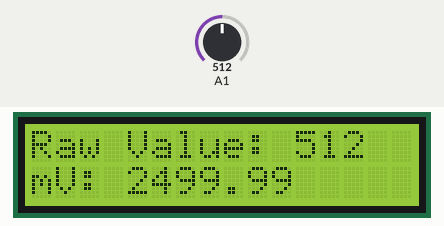
Simulated run of this sketch. Board: Arduino Uno, built with avr-gcc and run on an emulated ATmega328P. On the bench: 16×2 character LCD. The inputs (shaded band) are chosen by the test bench; at power-on: A1 = 512.

Above: at 1.2 s.
1.3 s: A1 set to 716
At 1.9 s:
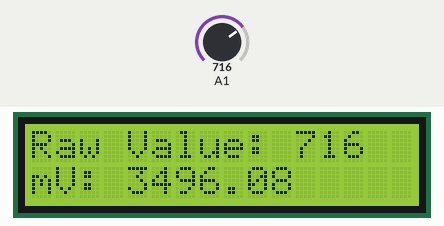
4.3 s: A1 set to 900
At 5.0 s:
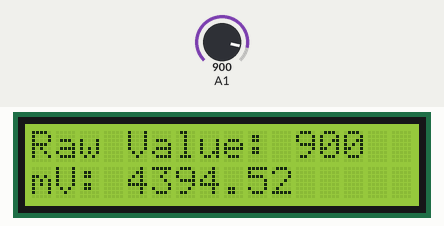
6.1 s: A1 set to 1023
At 6.5 s:
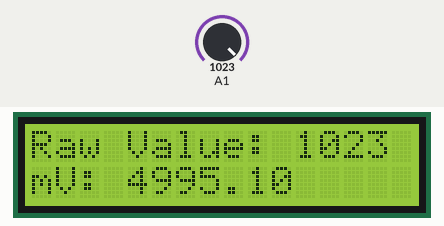
Timing chart, 0 to 9.1 s (numbered marks = the images above; inputs shaded):
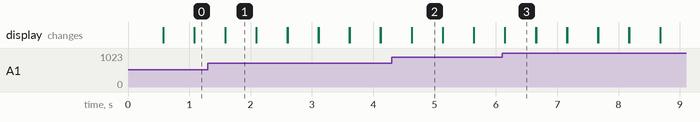

The sketch:

Lab6_analog_voltage_display_v2.ino
```cpp
  /*
      ECE 1001/1002  Lab 6 analog voltage display
           John Lindsey   June 2019
*/

// this next line makes the liquid crystal display library available to the program
#include <LiquidCrystal.h>

// configure the liquid crystal and Arduino pin connections
// LiquidCrystal(rs, enable, d4, d5, d6, d7)
LiquidCrystal lcd(13, 12, 11, 10, 9, 8);

void setup()
{
  lcd.begin(16, 2);   //starting the LCD as a 16 character, 2 line display
  lcd.clear();
  pinMode(A1, INPUT);
}

void loop()
{
  lcd.setCursor(0, 0);
  lcd.print("Raw Value:");
  lcd.setCursor(11, 0);
  lcd.print(analogRead(A1));
  lcd.setCursor(0, 1);
  lcd.print("mV:");
  lcd.setCursor(4, 1);
  lcd.print(analogRead(A1) * 4.8828);  // ADC reads 1024 steps, convert to mV
  delay (500); //delay so the reading doesn't change too often
  lcd.clear();
}
```

Measured:
- after the input at 1.3 s, the display: first differs from a run without the input after 0.29 s (image 1)
- after the input at 4.3 s, the display: first differs from a run without the input after 0.33 s (image 2)
- after the input at 6.1 s, the display: first differs from a run without the input after 0.05 s (image 3)
- what the display in image 1 shows lasts 0.5 s, from 1.6 s to 2.1 s
